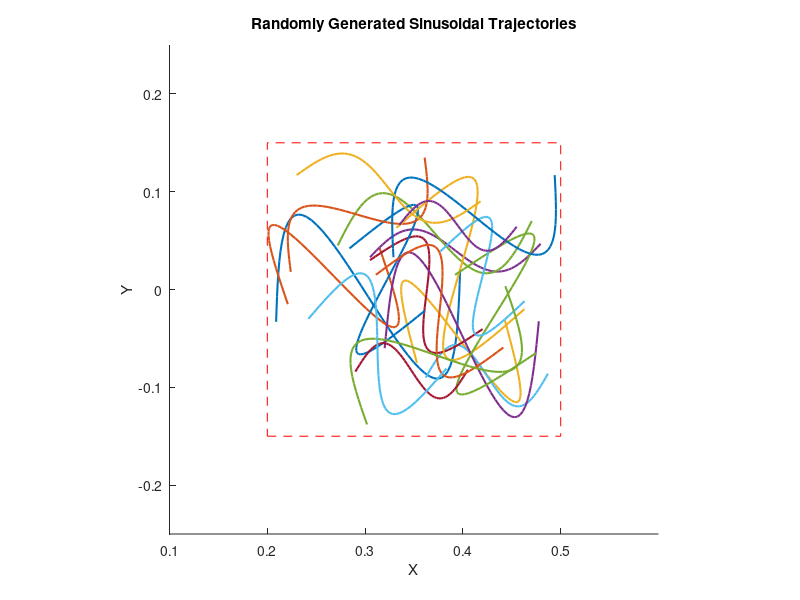

MATLAB code for this plot:
% Generating random linear task-space trajectories for evaluating the effective mass
% optimization

% Andrew SaLoutos
% 4/16/2021

% modify to generate sinusoids starting at random points? traj = [x0,y0,a,T], run for a single period?
% add a random rotation angle theta? 

%% Setup parameters

N = 20; % number of trajectories

% choose to discretize arena space, pick random points, rather than generate random coordinates 
steps = 101;

% arena_x = linspace( 0.4, 1.2, steps);
% arena_y = linspace(-0.4, 0.4, steps);
% pt0_x_cands = linspace( 0.4, 0.9, steps); % restrict these so that trajectories end up inside arena?
% pt0_y_cands = linspace(-0.2, 0.2, steps);
% sin_steps = 21;
% amplitudes = linspace(0.1, 0.3, sin_steps);
% periods = linspace(0.1,0.5, sin_steps);
% thetas = linspace(-pi/2, pi/2, steps);

% for MC and UR3 arms
arena_x = linspace( 0.2, 0.5, steps);
arena_y = linspace(-0.15, 0.15, steps);
pt0_x_cands = linspace( 0.2, 0.35, steps); % restrict these so that trajectories end up inside arena?
pt0_y_cands = linspace(-0.1, 0.1, steps);
sin_steps = 21;
amplitudes = linspace(0.025, 0.1, sin_steps);
periods = linspace(0.1,0.2, sin_steps);
thetas = linspace(-pi/4, pi/4, steps);

trajectories = zeros(5,N); % each column is [x0;y0;T;a;th]
num_pts = 51; % number of pts in trajectory
% eventually save longer sets of points? or let optimization script run linspace() to fill in trajectories

%% Select trajectory endpoints

% for N trajectories...
pts = zeros(2,num_pts,N);
num_resamples = 0;
for ii=1:N
    
    valid_traj = 0;
    
    while (valid_traj==0)
    
        % assume a valid trajectory
        valid_traj = 1;
        
        % uniform random sample for first and second points
        pt0 = [arena_x(randi(steps));arena_y(randi(steps))];

        T = periods(randi(sin_steps));
        a = amplitudes(randi(sin_steps));
        th = thetas(randi(steps));

        % get points
        pts_x = linspace(0,T,num_pts);
        pts_y = a*sin((2*pi/T)*pts_x);
        pts_i = [pts_x;pts_y];
        % rotate by theta and translate by pt0
        Rth = [cos(th), -sin(th); sin(th), cos(th)];
        for jj=1:num_pts
            pts_i(:,jj) = pt0 + Rth*pts_i(:,jj);
            % check if new point is outside the arena
            if (pts_i(1,jj)<arena_x(1))||(pts_i(1,jj)>arena_x(end))||(pts_i(2,jj)<arena_y(1))||(pts_i(2,jj)>arena_y(end))
                valid_traj = 0;
                num_resamples = num_resamples + 1;
                continue
            end
        end
        
        
    end
    
    % save in pts array
    pts(:,:,ii) = pts_i;
    
    % save trajectory parameters
    trajectories(:,ii) = [pt0; T; a; th];
end

%% Plot random trajectories
figure; hold on;
for ii=1:N
    % just use pts array    
    pts_plt = pts(:,:,ii);
    plot(pts_plt(1,:),pts_plt(2,:),'-','LineWidth',1.5);
end
% plot arena
x_a = [arena_x(1), arena_x(end), arena_x(end), arena_x(1), arena_x(1)];
y_a = [arena_y(1), arena_y(1), arena_y(end), arena_y(end), arena_y(1)];
plot(x_a,y_a,'r--');
axis equal;
% xlim([arena_x(1)-0.4,arena_x(end)+0.4]); ylim([arena_y(1)-0.4,arena_y(end)+0.4]);
xlim([arena_x(1)-0.1,arena_x(end)+0.1]); ylim([arena_y(1)-0.1,arena_y(end)+0.1]);
xlabel('X'); ylabel('Y'); title('Randomly Generated Sinusoidal Trajectories');

